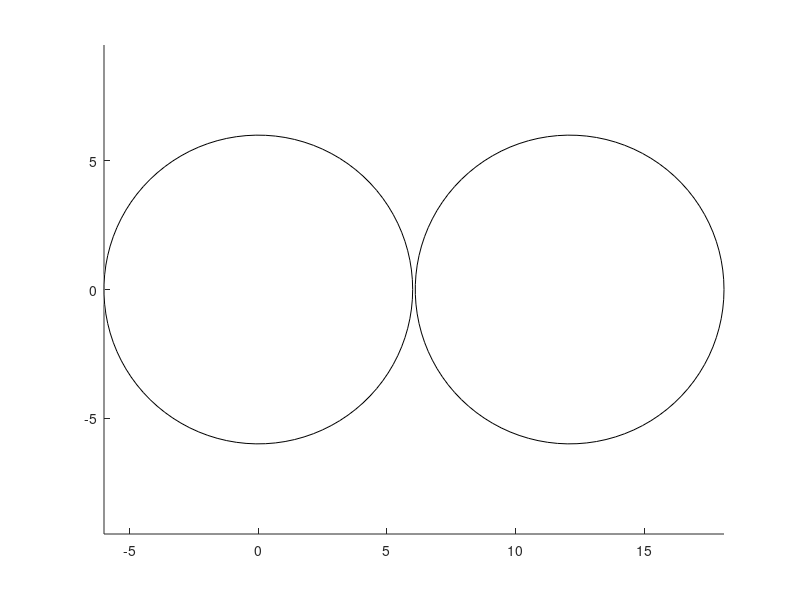

Write the MATLAB code that produced this figure. (Note: this script raises an error after producing the figure.)
%% This code is written by Nooshin Abdollahi - Sep 6 2022
% Matlab codes necessary for peripheral network modeling. 
% The output of this code will be saved and loaded in Python script.

clc
clear all
close all



%%

R = [6;6.00001]  ; % two fibers with exactly the same radius. 
C(1,1) = 0 ;
C(1,2) = 0 ;

C(2,1) = 12.1 ;   % the edge to edge distance between the two fibers is 4 microns. (12-4*2) = 4  
C(2,2) = 0 ;

G(1,1) = 4 ;  % Both fibers are Abeta fibers (group 4) ;
G(1,2) = 4 ; 


figure
for i=1:length(R)
 
        viscircles(C(i,:),R(i,1), 'color', 'k','Linewidth',0.2)    
        hold on
end

% xlim([-20 20])
% ylim([-20 20])
axis equal

%%

unique_radius = unique(R) ;     


%%  To find morphological parameters 


for i = 1:length(unique_radius)
    
x= unique_radius(i,1)*2  ;   % fiber diameter
    
p1 =     0.01876  ;
p2 =      0.4787  ;
p3 =      0.1204  ;
axonD = p1*x^2 + p2*x + p3  ;
paraD2 = axonD   ;

p1 =    0.006304  ;
p2 =      0.2071  ;
p3 =      0.5339  ;
nodeD = p1*x^2 + p2*x + p3  ;
paraD1 = nodeD   ;


p1 =     -8.215  ;
p2 =      272.4  ;
p3 =     -780.2  ;

deltax = p1*x^2 + p2*x + p3 ;



p1 =     -0.0199  ;
p2 =       3.016  ;
p3 =       17.44  ;
paralength2 = p1*x^2 + p2*x + p3 ;    % FLUT length

paralength2_segments = 5  ;


p1 =      -0.389 ;
p2 =       14.88  ;
p3 =       9.721  ;
nl = round ( p1*x^2 + p2*x + p3 )  ;


paralength1=3  ;  
nodelength=1.0  ;
interlength=(deltax-nodelength-(2*paralength1)-(2*paralength2)) ;

internode_segments = 40   ;        % number of segments in one internode

parameters(i,1) = axonD  ;   
parameters(i,2) = nodeD ;
parameters(i,3) = deltax ;
parameters(i,4) = paralength2/paralength2_segments          ;
parameters(i,5) = nl ;
parameters(i,6) = interlength/internode_segments            ;      % length of each segment 


end

%%
parameters(2,1) = parameters(1,1)   ;
parameters(2,2) = parameters(1,2) ;
parameters(2,3) = parameters(1,3) ;
parameters(2,4) = parameters(1,4) ;
parameters(2,5) = parameters(1,5) ;
parameters(2,6) = parameters(1,6)    ;


%%  

N=zeros(length(C),length(C)) ;
dist=zeros(length(C),length(C)) ;
Distance_edge=zeros(length(C),length(C)) ;

Distance_Centers = pdist2(C, C)  ;  % distance between centers
 


%%%%%%% Distance between edges of circles not centers of circles %%%%%%%%%

for i=1:length(Distance_Centers)
    for j=1:length(Distance_Centers)
        
        if i ~= j
            Distance_edge(i,j)= Distance_Centers(i,j) - (R(i,1)+R(j,1))   ; 
            
        end
        
    end
    
end
%%


m= 1000 ;        % minimum distance (threshold) 


for k=1:length(Distance_Centers)
 
for i=1:length(Distance_Centers)
    if k ~= i
       if Distance_Centers(k,i)< m
           N(k,i)=1 ;                  % 1 means connection, 0 means no connection
           dist(k,i) = Distance_Centers(k,i)   ;   % distance between the axons
           
       end
    end
end


    
end


    
for j=1:length(N)
for i=1:length(N)
    if N(j,i)==1 
        N(i,j)=0  ;
        dist(i,j) = 0  ;
    end
end
end






%%   

Total_Length_Axon = 46500   ;      % the total length of axons is "about" ...  (microns)



%%%%%%%%%%%%%%%%%%%%% the other type of axons %%%%%%%%%%%%%%%%%%%%%%%%%%%%
%%%%%%%%%%%%%%%%%%%%% there is only one type 

for J=1: length(unique_radius)     
     

    z1=0 ;
    z2=0 ;
    z3=0 ;
    z4=0 ;
    j=1 ;
    i=2 ;
    
    which_radius = J ; 
   
%  
eval(['coordinates_sections_' num2str(J) '(1,1) = 0 ;']); 
eval(['coordinates_sections_' num2str(J) '(1,i) = coordinates_sections_' num2str(J) '(1,i-1)+nodelength;']);
eval(['mid_coordinates_sections_' num2str(J) '(1,j) = 0.5;']);
eval(['name_sections_' num2str(J) '(1,j) = sprintf("node_%d",z1) ;']);
z1=z1+1 ;
i=i+1 ;
j=j+1 ;



eval(['coordinates_sections_' num2str(J) '(1,i) = coordinates_sections_' num2str(J) '(1,i-1)+paralength1;']);
eval(['mid_coordinates_sections_' num2str(J) '(1,j) = (coordinates_sections_' num2str(J) '(1,i) + coordinates_sections_' num2str(J) '(1,i-1) )/2;']);
eval(['name_sections_' num2str(J) '(1,j) = sprintf("MYSA_%d",z2) ;']);
z2=z2+1 ;
i=i+1 ;
j=j+1 ;



    for rr=1:paralength2_segments
    
    eval(['coordinates_sections_' num2str(J) '(1,i) = coordinates_sections_' num2str(J) '(1,i-1)+parameters(which_radius,4);']);
    eval(['mid_coordinates_sections_' num2str(J) '(1,j) = (coordinates_sections_' num2str(J) '(1,i) + coordinates_sections_' num2str(J) '(1,i-1) )/2;']);
    eval(['name_sections_' num2str(J) '(1,j) = sprintf("FLUT_%d",z3)  ;']);
    z3=z3+1 ;
    i=i+1 ;
    j=j+1 ;
    end


      for r=1:internode_segments
          
      eval(['coordinates_sections_' num2str(J) '(1,i) = coordinates_sections_' num2str(J) '(1,i-1)+(parameters(which_radius,6));']);
      eval(['mid_coordinates_sections_' num2str(J) '(1,j) = (coordinates_sections_' num2str(J) '(1,i) + coordinates_sections_' num2str(J) '(1,i-1) )/2;']);
      eval(['name_sections_' num2str(J) '(1,j) = sprintf("STIN_%d",z4) ;']);
      z4=z4+1 ;
      i=i+1 ;
      j=j+1 ;

      end

      
      
    for rr=1:paralength2_segments 
    eval(['coordinates_sections_' num2str(J) '(1,i) = coordinates_sections_' num2str(J) '(1,i-1)+parameters(which_radius,4);']);
    eval(['mid_coordinates_sections_' num2str(J) '(1,j) = (coordinates_sections_' num2str(J) '(1,i) + coordinates_sections_' num2str(J) '(1,i-1) )/2;']);
    eval(['name_sections_' num2str(J) '(1,j) = sprintf("FLUT_%d",z3) ;']);
    z3=z3+1 ;
    i=i+1 ;
    j=j+1 ;
    end


eval(['coordinates_sections_' num2str(J) '(1,i) = coordinates_sections_' num2str(J) '(1,i-1)+paralength1;']);
eval(['mid_coordinates_sections_' num2str(J) '(1,j) = (coordinates_sections_' num2str(J) '(1,i) + coordinates_sections_' num2str(J) '(1,i-1) )/2;']);
eval(['name_sections_' num2str(J) '(1,j) = sprintf("MYSA_%d",z2) ;']);
z2=z2+1 ;
i=i+1 ;
j=j+1 ;



Length_one_set(J,1) = eval(['coordinates_sections_' num2str(J) '(1,i-1)'])  ;  % Length of one set including (node+MYSA+5*FLUT+40*Internodes+5*FLUT+MYSA)
number_sets(J,1) = round (Total_Length_Axon/Length_one_set(J,1))  ;     % how many sets we need for this specific radius in order to get a total length about 10000 microns


%
for ii=2:number_sets(J,1)   % it starts from 2 becasue the first set is already above
    

  
eval(['coordinates_sections_' num2str(J) '(1,i) = coordinates_sections_' num2str(J) '(1,i-1)+nodelength;']);
eval(['mid_coordinates_sections_' num2str(J) '(1,j) =  (coordinates_sections_' num2str(J) '(1,i) + coordinates_sections_' num2str(J) '(1,i-1) )/2;']);
eval(['name_sections_' num2str(J) '(1,j) = sprintf("node_%d",z1) ;']);
z1=z1+1 ;
i=i+1 ;
j=j+1 ;



eval(['coordinates_sections_' num2str(J) '(1,i) = coordinates_sections_' num2str(J) '(1,i-1)+paralength1;']);
eval(['mid_coordinates_sections_' num2str(J) '(1,j) = (coordinates_sections_' num2str(J) '(1,i) + coordinates_sections_' num2str(J) '(1,i-1) )/2;']);
eval(['name_sections_' num2str(J) '(1,j) = sprintf("MYSA_%d",z2) ;']);
z2=z2+1 ;
i=i+1 ;
j=j+1 ;


    for rr=1:paralength2_segments
    eval(['coordinates_sections_' num2str(J) '(1,i) = coordinates_sections_' num2str(J) '(1,i-1)+parameters(which_radius,4);']);
    eval(['mid_coordinates_sections_' num2str(J) '(1,j) = (coordinates_sections_' num2str(J) '(1,i) + coordinates_sections_' num2str(J) '(1,i-1) )/2;']);
    eval(['name_sections_' num2str(J) '(1,j) = sprintf("FLUT_%d",z3) ;']);
    z3=z3+1 ;
    i=i+1 ;
    j=j+1 ;
    end


      for r=1:internode_segments
          
      eval(['coordinates_sections_' num2str(J) '(1,i) = coordinates_sections_' num2str(J) '(1,i-1)+(parameters(which_radius,6));']);
      eval(['mid_coordinates_sections_' num2str(J) '(1,j) = (coordinates_sections_' num2str(J) '(1,i) + coordinates_sections_' num2str(J) '(1,i-1) )/2;']);
      eval(['name_sections_' num2str(J) '(1,j) = sprintf("STIN_%d",z4) ;']);
      z4=z4+1 ;
      i=i+1 ;
      j=j+1 ;

      end
      
      
      
    for rr=1:paralength2_segments 
    eval(['coordinates_sections_' num2str(J) '(1,i) = coordinates_sections_' num2str(J) '(1,i-1)+parameters(which_radius,4);']);
    eval(['mid_coordinates_sections_' num2str(J) '(1,j) = (coordinates_sections_' num2str(J) '(1,i) + coordinates_sections_' num2str(J) '(1,i-1) )/2;']);
    eval(['name_sections_' num2str(J) '(1,j) = sprintf("FLUT_%d",z3) ;']);
    z3=z3+1 ;
    i=i+1 ;
    j=j+1 ;
    end

    
    

eval(['coordinates_sections_' num2str(J) '(1,i) = coordinates_sections_' num2str(J) '(1,i-1)+paralength1;']);
eval(['mid_coordinates_sections_' num2str(J) '(1,j) = (coordinates_sections_' num2str(J) '(1,i) + coordinates_sections_' num2str(J) '(1,i-1) )/2;']);
eval(['name_sections_' num2str(J) '(1,j) = sprintf("MYSA_%d",z2) ;']);
z2=z2+1 ;
i=i+1 ;
j=j+1 ;


    
end

Length_All_sets(J,1) = eval(['coordinates_sections_' num2str(J) '(1,i-1)'])  ;   % "around" 10000 microns
Number_of_nodes (J,1) = z1 ;



end


%%



coordinates_sections_2 = coordinates_sections_2 - 300  ;       
mid_coordinates_sections_2 = mid_coordinates_sections_2 - 300  ; 


%%

figure
plot(coordinates_sections_1 ,1 , 'ob')
hold on
plot(coordinates_sections_2 ,1.05 , 'or')

ylim([1 1.5])



%%

compartments_in_a_set = 3 + internode_segments + (2*paralength2_segments) ;

 

%%

 
%%%%%%%%%% Connect other axons (excluding C fibers) to axons %%%%%%%%%%%%%

 for s=1  
     for t=2 
         
         if t> s
         
             
             clear S_first
             clear S_second
             clear n nn f1 f2 fz m mm
             L1=0 ;
             L2=0 ;
             p=1 ; 
            
             if eval(['coordinates_sections_' num2str(t) '(1,1)']) == eval(['coordinates_sections_' num2str(s) '(1,1)'])  
              S_first(p,1) =  sprintf("node_%d",L1)  ;
              S_second(p,1) = sprintf("node_%d",L2)  ;
              
              p=p+1 ;
              L1=L1+1 ;
              L2=L2+1 ;
              
             end

              
              
              
             for n2=((L2*compartments_in_a_set)+1):compartments_in_a_set:compartments_in_a_set*Number_of_nodes(t,1) 
                 f2 = eval(['mid_coordinates_sections_' num2str(t) '(1,n2)'])   ;
                 
                 for n1=((L1*compartments_in_a_set)+1):compartments_in_a_set:compartments_in_a_set*Number_of_nodes(s,1) 
                 
                     f1 = eval(['mid_coordinates_sections_' num2str(s) '(1,n1)'])   ;
                 
                     if f1 < f2
                          for m=1:length (eval(['coordinates_sections_' num2str(t)]))-1
                             if f1 >=  eval(['coordinates_sections_' num2str(t) '(1,m)']) && f1 <= eval(['coordinates_sections_' num2str(t) '(1,m+1)'])
                                 S_first(p,1) = sprintf("node_%d",L1)  ;
                                 S_second(p,1) = eval(['name_sections_' num2str(t) '(1,m)'])  ;
                                 p=p+1 ;
                             end
                          end
                          L1=L1+1 ;

                     end
                 end
                 
                 
                  for mm=1:length (eval(['coordinates_sections_' num2str(s)]))-1
                         if f2 >=  eval(['coordinates_sections_' num2str(s) '(1,mm)']) && f2 <= eval(['coordinates_sections_' num2str(s) '(1,mm+1)'])
                             S_first(p,1) =  eval(['name_sections_' num2str(s) '(1,mm)'])  ;
                             S_second(p,1) = sprintf("node_%d",L2)  ;
                             p=p+1 ;
                         end
                  end
                  L2=L2+1  ;
 
             end
             
             
                     
             if  Number_of_nodes(s,1) > Number_of_nodes(t,1)  
                 
                 for nn=((L1*compartments_in_a_set)+1):compartments_in_a_set: compartments_in_a_set*Number_of_nodes(s,1)
                     fz=eval(['mid_coordinates_sections_' num2str(s) '(1,nn)'])  ; 
                     for m=1:length (eval(['coordinates_sections_' num2str(t)]))-1
                         if fz >=  eval(['coordinates_sections_' num2str(t) '(1,m)']) && fz <= eval(['coordinates_sections_' num2str(t) '(1,m+1)']) 
                             S_first(p,1) = sprintf("node_%d",L1)  ;
                             S_second(p,1) = eval(['name_sections_' num2str(t) '(1,m)'])  ;
                             p=p+1 ;
                         end
                         
                     end
                     L1=L1+1 ;
                 end
             end   
                 
             
             
             
             
             
               
             
             
             eval(['Connect_types_' num2str(s),num2str(t) '(1:length(S_first),1) = S_first ;']);
             eval(['Connect_types_' num2str(s),num2str(t) '(length(S_first)+1:length(S_first)+length(S_second),1) = S_second ;']);
            
            %%%%%%%%%% save data %%%%%%%%%%
            clear SAVE
            SAVE = char( eval(['Connect_types_' num2str(s),num2str(t)])) ;
            filename=['Connect_types_' num2str(s),num2str(t) '.mat']; 
            save(filename , 'SAVE');    
             
             
         end


     end
 end

 %%
 





 %% Output 
% *** Connection_types_xx  are saved above


save('R.txt' , 'R' , '-ascii')   % save radius of all axons
save('C.txt' , 'C' , '-ascii')   % save location of all axons (x,y)
save('G.txt' , 'G' , '-ascii')   % save Groups of all axons. i.e., each radius in "R" belongs to which type (Group1,2,3 or 4)             

% To be used in NEURON to build models
save('parameters.txt' , 'parameters' , '-ascii')
save('Number_of_nodes.txt' , 'Number_of_nodes' , '-ascii')



save('unique_radius.txt' , 'unique_radius' , '-ascii')
save('neighboringAxon.txt' , 'N' , '-ascii')
% % save('neighbouringAxon.mat','N')

save('dist.txt' , 'dist' , '-ascii')


save('Distance_edge.txt' , 'Distance_edge' , '-ascii')





%% Next:  Boundary Condition


% finding the neurons on the edge, for now I do it manually

neurons_on_edge_up = [0 1    ] ;
% neurons_on_edge_right = [    ] ;
% neurons_on_edge_down = [ ] ;
% neurons_on_edge_left = [ ] ;

neurons_on_edge = [neurons_on_edge_up]     ;   

% finding the boundary cable coordinates
distance_boundary_to_neuron = 7 ;   % microns

for i=1:length(neurons_on_edge_up)
    B_coordinates_up(i,1) = C(neurons_on_edge_up(i)+1,1) ;
    B_coordinates_up(i,2) = C(neurons_on_edge_up(i)+1,2) + distance_boundary_to_neuron ; 
end


    
Boundary_coordinates(:,1) = [B_coordinates_up(:,1)']   ;
Boundary_coordinates(:,2) = [B_coordinates_up(:,2)']   ;
Boundary_coordinates ;

plot(Boundary_coordinates(:,1),Boundary_coordinates(:,2),'o','Color',[0.9290 0.6940 0.1250])

%% finding the neighboring neurons to which boundary cables are connected 

C_and_Boundary_coordinates(:,1) = [ C(:,1)' , Boundary_coordinates(:,1)' ]  ;
C_and_Boundary_coordinates(:,2) = [ C(:,2)' , Boundary_coordinates(:,2)' ]  ;

size_C = size(C) ;
size_Boundary_coordinates = size(Boundary_coordinates) ;

Boundary_N=zeros(length(C_and_Boundary_coordinates),length(C_and_Boundary_coordinates)) ;
Boundary_dist=zeros(length(C_and_Boundary_coordinates),length(C_and_Boundary_coordinates)) ;
Boundary_Distance = pdist2(C_and_Boundary_coordinates, C_and_Boundary_coordinates)  ;



m= 8 ;        % minimum distance (threshold)




for k=1:length(Boundary_Distance)
for i=1:length(Boundary_Distance)
    if k ~= i
       if Boundary_Distance(k,i)< m
           Boundary_N(k,i)=1 ;
           Boundary_dist(k,i)=Boundary_Distance(k,i)  ;
          
       end
    end
end
   
end

Boundary_neighboring = Boundary_N(size_C+1:size(Boundary_N) ,1:size_C) ;
Boundary_dist = Boundary_dist(size_C+1:size(Boundary_N) ,1:size_C) ;




%% find the sections for connections


% for Boundary Cable
  
z=0 ;
i=2 ;
j=1 ;


number_of_sections = 1000  ;
sectionlength= Total_Length_Axon/number_of_sections  ;      



for ii=0:number_of_sections-1
    
Boundary_coordinates_sections(1,1) = 0  ;
Boundary_coordinates_sections(1,i) = Boundary_coordinates_sections(1,i-1) + sectionlength  ;
Boundary_mid_coordinates_section(1,j) = (Boundary_coordinates_sections(1,i) + Boundary_coordinates_sections(1,i-1) )/2  ;
Boundary_name_sections(1,j) = sprintf("section_%d",z)  ;
i=i+1 ;
z=z+1 ;
j=j+1 ;

end




for t=1 :length((unique_radius))
         

             clear S_first
             clear S_second
             clear n f1 m 
             L=0 ;
             p=1 ; 
             
             for n=1:compartments_in_a_set:compartments_in_a_set*Number_of_nodes(t,1)
                 
                 f1 = eval(['mid_coordinates_sections_' num2str(t) '(1,n)'])  ; 
    
                     for m=1:length (Boundary_coordinates_sections)-1
                         if f1 >= Boundary_coordinates_sections(1,m)  && f1 <= Boundary_coordinates_sections(1,m+1)
                             S_first(p,1) = sprintf("node_%d",L)  ;
                             S_second(p,1) = Boundary_name_sections(1,m)  ;
                             p=p+1 ;
                         end
                     end
                     

                     L=L+1 ;
                
    
             end
 
            eval(['Boundary_to_' num2str(t) '(1:length(S_first),1) = S_first ;']);
            eval(['Boundary_to_' num2str(t) '(length(S_first)+1:length(S_first)+length(S_second),1) = S_second ;']);
            
            %%%%%%%%%% save data %%%%%%%%%%
            clear SAVE
            SAVE = char( eval(['Boundary_to_' num2str(t)])) ;
            filename=['Boundary_to_' num2str(t) '.mat']; 
            save(filename , 'SAVE');

end
     



%%% Boundary to Boundary are not connected




%% Output 
% *** Boundary_to_x are saved above


save('Boundary_coordinates.txt' , 'Boundary_coordinates' , '-ascii')    % (x,y)
save('Boundary_neighboring.txt' , 'Boundary_neighboring' , '-ascii')     
save('Boundary_dist.txt' , 'Boundary_dist' , '-ascii') 











%%   Next step:    Transverse resistances (g)  unit: S/cm2


% Calculating c in PLOS computational biology paper, Equation 9


for i=1 :length((unique_radius))    
    for j=1  :length((unique_radius))
        
        
        if j>i
            
        clear Rg
      
        z=2 ;
        
        L = length(eval(['Connect_types_' num2str(i),num2str(j)]))/2    ;
        
        Rg=zeros(L,1)  ;

        for Z=2:L-1


           CO1 = find( eval(['name_sections_' num2str(i)]) == eval(['Connect_types_' num2str(i),num2str(j) '(Z-1,1)'])  );
           CO2 = find( eval(['name_sections_' num2str(i)]) == eval(['Connect_types_' num2str(i),num2str(j) '(Z+1,1)']));
           g1 = eval(['mid_coordinates_sections_' num2str(i) '(1,CO1)'])   ;
           g2 = eval(['mid_coordinates_sections_' num2str(i) '(1,CO2)'])   ;
           
           Rg(z,1) = (g2-g1)/2  ;
           z=z+1 ;
           
           
  
           if g2 < g1
                 msg = 'Error occurred. g2<g1';
                 error(msg)
           end

        end
        
        
           CO1 = find( eval(['name_sections_' num2str(i)]) == eval(['Connect_types_' num2str(i),num2str(j) '(1,1)'])  );
           CO2 = find( eval(['name_sections_' num2str(i)]) == eval(['Connect_types_' num2str(i),num2str(j) '(2,1)']));
           g1 = eval(['mid_coordinates_sections_' num2str(i) '(1,CO1)'])   ;
           g2 = eval(['mid_coordinates_sections_' num2str(i) '(1,CO2)'])   ;
           Rg(1,1) = (g2-g1)/2  ;
           
           CO1 = find( eval(['name_sections_' num2str(i)]) == eval(['Connect_types_' num2str(i),num2str(j) '(L-1,1)'])  );
           CO2 = find( eval(['name_sections_' num2str(i)]) == eval(['Connect_types_' num2str(i),num2str(j) '(L,1)']));
           g1 = eval(['mid_coordinates_sections_' num2str(i) '(1,CO1)'])   ;
           g2 = eval(['mid_coordinates_sections_' num2str(i) '(1,CO2)'])   ;
           Rg(L,1) = (g2-g1)/2  ;
   
        
        
            %%%%%%%%%% save data %%%%%%%%%%
            filename=['Rg_' num2str(i),num2str(j) '.txt']; 
            save(filename ,  'Rg' , '-ascii') 

        
        

        end

    end
end


%%


%%%  Areas of the nodes 

for i=1 :length((unique_radius))   
    for j=2  :length((unique_radius))
        
        if j>i
            
            clear Areas

            k=0 ;
 
            L = length(eval(['Connect_types_' num2str(i),num2str(j)]))/2    ;
            Areas =zeros(L,1)  ;

            for Z=1:L

                   if (eval(['Connect_types_' num2str(i),num2str(j) '(Z,1)']) == sprintf("node_%d",k) )  
                       Areas(Z,1) = pi*parameters(i+1,2)  ;   % surface area = pi*d*L  (L=1),   parameters(i,2): nodeD
                       
                       k=k+1 ;
                       
                   else
                       
                       Areas(Z,1) = pi*parameters(j,2)  ;   % surface area = pi*d*L  (L=1),   parameters(i,2): nodeD

                   end  
            end
            
            
            %%%%%%%%%% save data %%%%%%%%%%

            filename=['Areas_' num2str(i),num2str(j) '.txt']; 
            save(filename ,  'Areas' , '-ascii') 

            
            
            
            
        end
    end
end







%% between boundary cables and the axons %%%%%



 for j=1:length((unique_radius))
        
        clear Rg
      
        z=2 ;
        
        L = length(eval(['Boundary_to_' num2str(j)]))/2    ;

        Rg=zeros(L,1)  ;
        


        for Z=2:L-1
            
           CO1 = find( eval(['name_sections_' num2str(j)]) == eval(['Boundary_to_' num2str(j) '(Z-1,1)'])  );
           CO2 = find( eval(['name_sections_' num2str(j)]) == eval(['Boundary_to_' num2str(j) '(Z+1,1)'])  );
           g1 = eval(['mid_coordinates_sections_' num2str(j) '(1,CO1)'])   ;
           g2 = eval(['mid_coordinates_sections_' num2str(j) '(1,CO2)'])   ;
           
           Rg(z,1) = (g2-g1)/2  ;
           z=z+1 ;
           
           
        end
           
           
           CO1 = find( eval(['name_sections_' num2str(j)]) == eval(['Boundary_to_' num2str(j) '(1,1)'])  );
           CO2 = find( eval(['name_sections_' num2str(j)]) == eval(['Boundary_to_' num2str(j) '(2,1)']));
           g1 = eval(['mid_coordinates_sections_' num2str(j) '(1,CO1)'])   ;
           g2 = eval(['mid_coordinates_sections_' num2str(j) '(1,CO2)'])   ;
           Rg(1,1) = (g2-g1)/2  ;
           
           CO1 = find( eval(['name_sections_' num2str(j)]) == eval(['Boundary_to_' num2str(j) '(L-1,1)'])  );
           CO2 = find( eval(['name_sections_' num2str(j)]) == eval(['Boundary_to_' num2str(j) '(L,1)']));
           g1 = eval(['mid_coordinates_sections_' num2str(j) '(1,CO1)'])   ;
           g2 = eval(['mid_coordinates_sections_' num2str(j) '(1,CO2)'])   ;
           Rg(L,1) = (g2-g1)/2  ;

        
        
            %%%%%%%%%% save data %%%%%%%%%%
            filename=['Boundary_Rg_' num2str(j) '.txt']; 
            save(filename ,  'Rg' , '-ascii') 
           
           
 
 end




%%
% b=1 ;
% 
%         for Z=1:(length(Connect_types_11)/2)-1
% 
% 
%            COO1 = find( eval(['name_sections_' num2str(1)]) == eval(['Connect_types_' num2str(1),num2str(1) '(Z+1,1)'])  );
%            COO2 = find( eval(['name_sections_' num2str(1)]) == eval(['Connect_types_' num2str(1),num2str(1) '(Z,1)']));
%            gg1 = eval(['mid_coordinates_sections_' num2str(i) '(1,COO1)'])   ;
%            gg2 = eval(['mid_coordinates_sections_' num2str(i) '(1,COO2)'])   ;
%            
%            nodes_dist(b,1) = gg1-gg2 ;
%            b=b+1 ;
% 
% 
%         end
